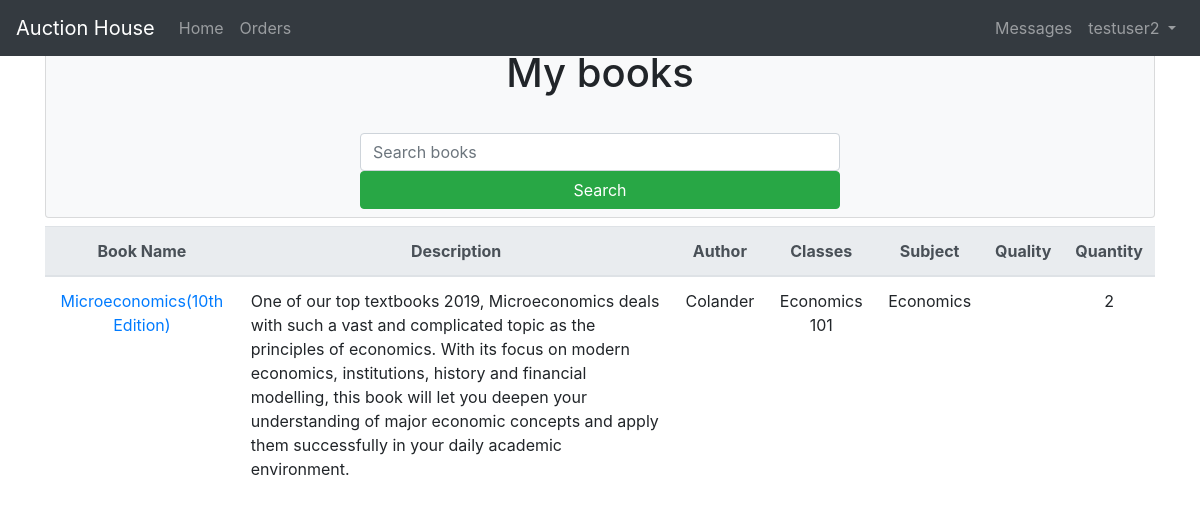
/library (signed in), run on the app's committed database.
### auction/models.py (models this page shows, shortened)
class BookInstance(models.Model):
    book = models.ForeignKey(
        Book, on_delete=models.CASCADE, related_name='Book')
    owner = models.ForeignKey(
        User, on_delete=models.CASCADE, related_name='BookInstance')
    quantity = models.IntegerField(default=1)
    status_choices = [
        ('Buy', 'Buy'),
        ('Sell', 'Sell'),
        ('Inactive', 'Inactive')
    ]
    status = models.CharField(
        max_length=100,
        choices=status_choices,
        default='Inactive'
    )

class Book(models.Model):
    name = models.CharField(max_length=50)
    description = models.TextField()
    classes = models.CharField(max_length=100)
    subject = models.CharField(max_length=100, default='N/A')
    author = models.CharField(max_length=255, default='N/A')
    isbn = models.CharField(max_length=13, default='0000000000000')

### auction/views.py (the view)
# urls.py: path('library', views.library, name="library"),
@login_required
def library(request):
    books = BookInstance.objects.filter(owner = request.user)
    return render(request, 'library.html', {'books':books})

### templates/library.html
{% extends 'base.html' %}
{% block content %}
<br>
<br>
<div class="container">
<div class="row justify-content-center">
  <div class="container">
      <div class="card bg-light">
        <h1 class="card-title text-center"> My books</h1>
        <br>
        <div class="container mb-2">
          <div class="row justify-content-center">
            <form action="{% url 'search_books'%}" method="GET">
              <input class="form-control" style="width: 30rem; "name="q" value="{{request.GET.q}}" placeholder="Search books">
              <button type="submit" class="btn btn-success btn-block"> Search </button>
            </form>
          </div>
        </div>
      </div>
  </div>
</div>
</div>
<div class="container">
<table class="table table-hover mt-2">
  <thead class="thead-light text-center">
      <tr>
        <th> Book Name </th>
        <th> Description </th>
        <th> Author </th>
        <th> Classes </th>
        <th> Subject </th>
        <th> Quality </th>
        <th> Quantity </th>
      </tr>
  </thead>
  <tbody>
    {% for book in books %}
    <tr>
      <td class="text-center"> <a href="{% url 'book_view' book.book.id %}">{{book.book.name}}</a></td>
      <td class=""> {{book.book.description}}</td>
      <td class="text-center"> {{book.book.author }}</td>
      <td class="text-center"> {{book.book.classes }}</td>
      <td class="text-center"> {{book.book.subject }}</td>
      <td class="text-center"> {{book.quality}}</td>
      <td class="text-center"> {{book.quantity}}</td>
    </tr>
    {% endfor %}
  </tbody>
</table>
</div>
{% endblock content %}

### templates/base.html (shortened to what this page needs)
<!DOCTYPE html>
<html lang="en" dir="ltr">
  <head>
    <link rel="stylesheet" href="https://cdn.jsdelivr.net/npm/bootstrap@4.5.3/dist/css/bootstrap.min.css">
  </head>
  <body>
    {% block body %}
    <nav class="navbar fixed-top navbar-expand-lg navbar-dark bg-dark">
      <a href="#" class="navbar-brand"> Auction House </a>
      <div class="collapse navbar-collapse" id="navbarNavDropdown">
        <ul class="navbar-nav">
          <li class="nav-item ">
            <a href="{% url 'home' %}" class="nav-link"> Home </a>
          </li>
          <li class="navbar-nav">
            <a href="{% url 'search_orders'%}" class="nav-link"> Orders </a>
          </li>
        </ul>
        <ul class="ml-auto navbar-nav ">
          <li class="nav-item dropdown">
            {% if user.is_authenticated %}
              <li class="navbar-nav">
                <a class="nav-link" href="{% url 'inbox' 19 %}"> Messages </a>
              </li>
              <a class="nav-link dropdown-toggle" id= "navbarUserlink" data-toggle="dropdown" href="#">
                {{user.username}}
              </a>
            {% else %}
              <form class="form-inline ml-auto">
                <a href="{% url 'login' %}" class="btn btn-outline-secondary"> Log In </a>
                <a href="{% url 'signup' %}" class="btn btn-primary ml-2"> Sign Up </a>
              </form>
            {% endif %}
          </li>
        </ul>
      </div>
    </nav>
    {% block content %}
    {% endblock content %}
    {% endblock body %}
  </body>
</html>

### data on the page
BookInstance: book.name "Microeconomics(10th Edition)", book.description "One of our top textbooks 2019, Microeconomics deals with such a vast and complicated topic as the principles of economics. With its focus on modern economics, institutions, history and financial modelling, this book will let you deepen your understanding of major economic concepts and apply them successfully in your daily academic environment.", book.author "Colander", book.classes "Economics 101", book.subject "Economics", quantity "2"

### other printed values
{{ user.username }} "testuser2"
